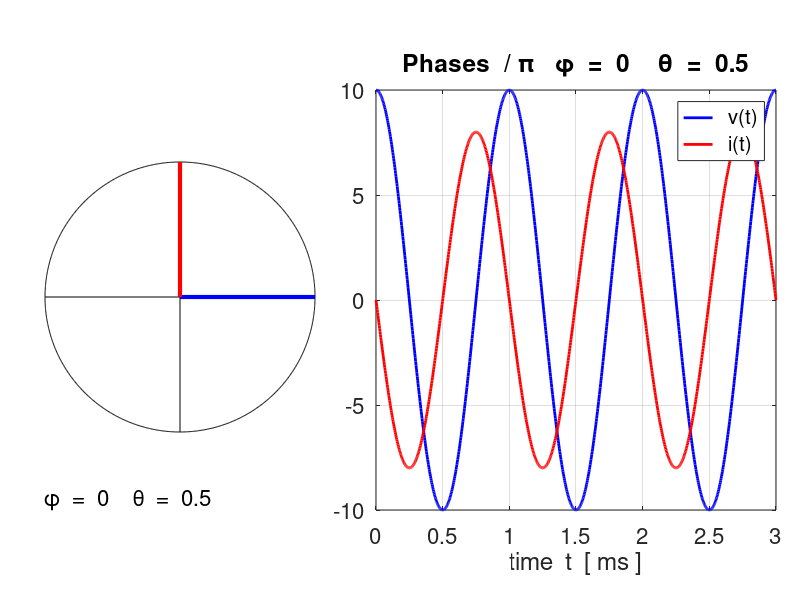

The MATLAB script that drew this image:
% Cac1.m

% ac circuit modeling and analysis 
% Ian Cooper
% School of Physics, University of Sydney
% email: ian.cooper@sydney.edu.au
% ../mphome.htm
% 180107 


clear all
close all
clc

% ========================================================================
%   INPUTS   default values [ ]
% =======================================================================

% Voltage #1 and current #2 [10 8] [1000 1000]   [0 pi/2] 
   V = [10 8];
   f = [1000 1000];
   phi = [0 pi/2];
% time
   N = 1000;
   T = 1/f(1);
   tMax = 3*T;
   t = linspace(0,tMax,N);
   w = (2*pi).*f;

% =======================================================================  
%   VOLTAGE CALCULATIONS
% =======================================================================   
    v1 = V(1) .* exp(1i*(w(1)*t + phi(1)));
    v2 = V(2) .* exp(1i*(w(2)*t + phi(2)));


% =======================================================================
%   GRAPHICS
% =======================================================================
   fss = 16;
figure(1)   
   pos = [0.1 0.1 0.50 0.4];
   set(gcf,'Units','normalized');
   set(gcf,'Position',pos);
   set(gcf,'color','w');

   pos1 = [0.47 0.15 0.5 0.7];
   ax1 = subplot('Position',pos1);
   
   xP = t.*1e3; yP = real(v1);        
   plot(xP, yP,'b','linewidth',2);   
   hold on
   yP = real(v2);                     
   plot(xP, yP,'r','linewidth',2);   
  
   grid on
   xlabel('time  t  [ ms ]')
   legend('  v(t)','  i(t)');
  
     tm1 = 'Phases  / \pi   ';
     tm2 = '\phi  =  ';
     tm3 = num2str(phi(1)/pi,2);
     tm4 = '    \theta  =  ';
     tm5 = num2str(phi(2)/pi,2);
     tm = [tm1 tm2 tm3 tm4 tm5];
   title(tm);
   set(gca,'fontsize',fss)
   
   pos2 = [0.00 0.28 0.45 0.45];
   ax2 = subplot('Position',pos2);
   
   A = linspace(0,2*pi,1000);   % plot circle
   x = cos(A); y = sin(A);
   plot(x,y,'k');
   hold on
   x = [-1 1]; y = [0 0];       % plot axes
   plot(x,y,'k');
   y = [-1 1]; x = [0 0];
   plot(x,y,'k');
   
% v1 phasor   
   x = cos(phi(1)); y = sin(phi(1));
   xP = [0 x]; yP = [y y];
   plot(xP, yP,'b','linewidth',1);
   xP = [0 x]; yP = [0 y];
   plot(xP,yP,'b','linewidth',3);
%    xP = [x x]; yP = [0 y];
%    plot(xP, yP,'b','linewidth',1); 
%   xP = [0 x]; yP = [0 0];
%   plot(xP, yP,'b','linewidth',3)

   % v2 phasor  
    x = cos(phi(2)); y = sin(phi(2));
    xP = [0 x]; yP = [y y];
    plot(xP, yP,'r','linewidth',1);
    xP = [0 x]; yP = [0 y];
    plot(xP,yP,'r','linewidth',3);
     
%   xP = [0 x]; yP = [0 0];
%   plot(xP, yP,'r','linewidth',3)
   
   axis square
   axis off
   tm = [tm2 tm3 tm4 tm5];
   text(-1,-1.5,tm,'fontsize',16);
